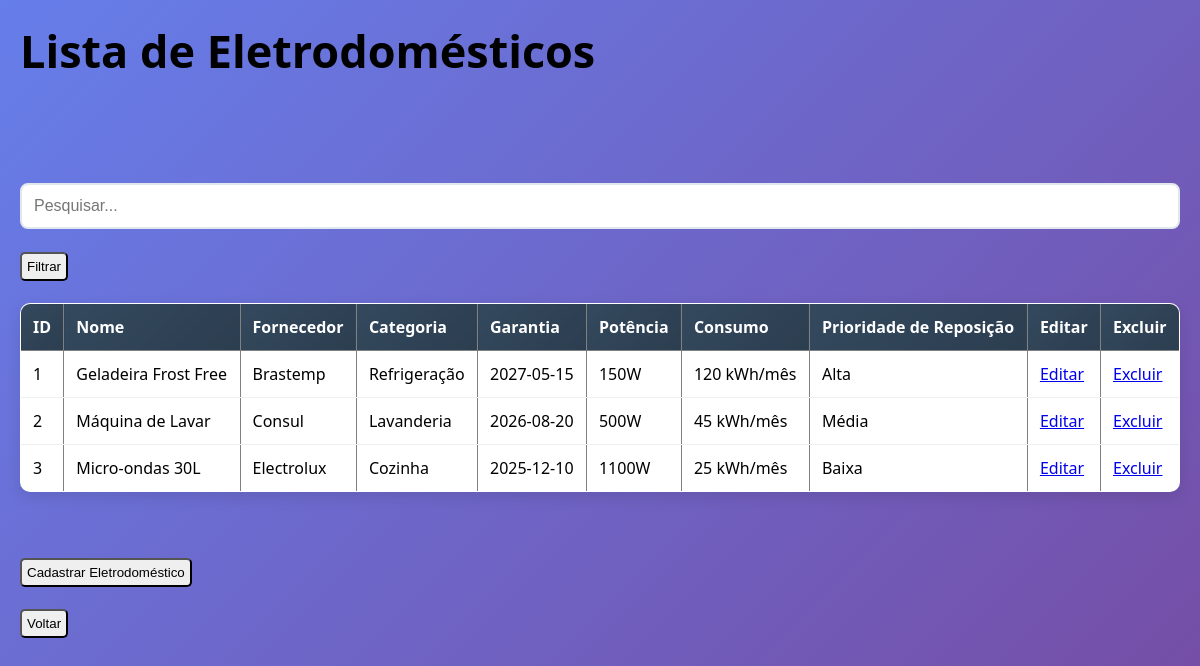
The app's page /view/listar_eletros.php (signed in) with its own data.
### tables this page shows
CREATE TABLE ELETRODOMESTICO (
    ELETRO_ID INTEGER AUTO_INCREMENT PRIMARY KEY,
    ELETRO_NOME VARCHAR(200),
    ELETRO_FORNECEDOR VARCHAR(200),
    ELETRO_CATEGORIA VARCHAR(200),
    ELETRO_POTENCIA VARCHAR(200),
    ELETRO_GARANTIA DATE,
    ELETRO_PRIORIDADE_REPOSICAO VARCHAR(200),
    ELETRO_CONSUMO VARCHAR(200),
    FK_USU_ID INTEGER 
);

### model/model_eletrodomestico.php (called while the page is built, shortened)
<?php
    class Eletrodomestico{
        public function listar_eletros() {
            $conn = Database::getConnection();
            $sql = "SELECT      E.ELETRO_ID,
                                E.ELETRO_NOME,
                                E.ELETRO_FORNECEDOR,
                                E.ELETRO_CATEGORIA,
                                E.ELETRO_GARANTIA,
                                E.ELETRO_POTENCIA,
                                E.ELETRO_CONSUMO,
                                E.ELETRO_PRIORIDADE_REPOSICAO,
                                ES.ESTQ_QUANTIDADE,
                                U.USU_NOME,
                                U.USU_EMAIL
                    FROM        ELETRODOMESTICO E
                    left JOIN        USUARIO U ON E.FK_USU_ID = U.USU_ID
                    left JOIN        ESTOQUE ES ON E.ELETRO_ID = ES.FK_ELETRO_ID
                    ORDER BY    E.ELETRO_NOME";
            $result = $conn->query($sql);
            return $result->fetch_all(MYSQLI_ASSOC);
        }
    }
?>

### view/listar_eletros.php (the view, shortened to what this page needs)
<?php
require_once "./../controller/controller_eletrodomestico.php";
$eletro = new Eletrodomestico();
if (isset($_POST['botao_pesquisar'])) {
    $resultados = $eletro->filtrar_eletro($_POST['pesquisar']);
}
else {
    $resultados = $eletro->listar_eletros();
}
?>
<!DOCTYPE html>
<html lang="pt-br">
    <head>
        <link rel="stylesheet" href="./../css/styles.css">
        <link rel="stylesheet" href="./../css/styles.css">
    </head>
    <body>
        <h1>Lista de Eletrodomésticos</h1>
        <br/>
        <br/>
        <form method="POST">
            <input type="search" id="pesquisar" name="pesquisar" placeholder="Pesquisar...">
            <input type="submit" id="botao_pesquisar" name="botao_pesquisar" value="Filtrar">
        </form>
        <br>
        <table border="1">
            <tr>
                <th>ID</th>
                <th>Nome</th>
                <th>Fornecedor</th>
                <th>Categoria</th>
                <th>Garantia</th>
                <th>Potência</th>
                <th>Consumo </th>
                <th>Prioridade de Reposição</th>
                <th>Editar</th>
                <th>Excluir</th>
            </tr>
            <?php
                if(count($resultados) > 0){
                    foreach($resultados as $r){
                        echo "<tr>";
                        echo "<td>".$r["ELETRO_ID"]."</td>";
                        echo "<td>".$r["ELETRO_NOME"]."</td>";
                        echo "<td>".$r["ELETRO_FORNECEDOR"]."</td>";
                        echo "<td>".$r["ELETRO_CATEGORIA"]."</td>";
                        echo "<td>".$r["ELETRO_GARANTIA"]."</td>";
                        echo "<td>".$r["ELETRO_POTENCIA"]."</td>";
                        echo "<td>".$r["ELETRO_CONSUMO"]."</td>";
                        echo "<td>".$r["ELETRO_PRIORIDADE_REPOSICAO"]."</td>";
                        echo "<td><a href='editar_eletro.php?acao=editar_eletro&id=".$r["ELETRO_ID"]."'>Editar</a></td>";
                        echo "<td><a href='./../controller/controller_eletrodomestico.php?acao=excluir_eletro&id=".$r["ELETRO_ID"]."'>Excluir</a></td>";
                        echo "</tr>";
                    }
                }
                else{
                    echo "<tr>";
                    echo "<th colspan='6'>Nenhum eletrodoméstico cadastrado!</th>";
                    echo "</tr>";
                }
            ?>
        </table>
        <br/><br/>
        <br>
        <a href="cadastrar_eletro.php"><button>Cadastrar Eletrodoméstico</button></a>
        <br>
        <br>
        <a href="inicial.php"><button>Voltar</button></a>
    </body>
</html>

### css/styles.css (style rules this page uses)
* { margin: 0; padding: 0; box-sizing: border-box; }
body { font-family: 'Segoe UI', Tahoma, Geneva, Verdana, sans-serif; background: linear-gradient(135deg, #667eea 0%, #764ba2 100%); min-height: 100vh; padding: 20px; }
input[type="text"], input[type="email"], input[type="password"], input[type="date"], input[type="number"], input[type="search"], select { width: 100%; padding: 12px; border: 2px solid #e1e8ed; border-radius: 8px; font-size: 16px; transition: border-color 0.3s; }
table { width: 100%; border-collapse: collapse; background: white; border-radius: 10px; overflow: hidden; box-shadow: 0 5px 15px rgba(0,0,0,0.1); }
th { background: linear-gradient(135deg, #34495e, #2c3e50); color: white; padding: 15px; text-align: left; font-weight: 600; }
h1 { margin-bottom: 5%; font-size: 45px; }
#botao_pesquisar { padding:5px; border-radius: 5px; margin-top: 2%; }
td { padding: 12px 15px; border-bottom: 1px solid #ecf0f1; }
button { padding: 5px; border-radius: 5px; }
input { padding: 5px; border-radius: 5px; }
tr:last-child td { border-bottom: none; }

### view/listar_eletros.php (style rules this page uses)
table { border-collapse:collapse; }
tr, td, th { padding: 12px; }

### records on screen
eletrodomestico: ELETRO_ID "1", ELETRO_NOME "Geladeira Frost Free", ELETRO_FORNECEDOR "Brastemp", ELETRO_CATEGORIA "Refrigeração", ELETRO_GARANTIA "2027-05-15", ELETRO_POTENCIA "150W", ELETRO_CONSUMO "120 kWh/mês", ELETRO_PRIORIDADE_REPOSICAO "Alta"
eletrodomestico: ELETRO_ID "2", ELETRO_NOME "Máquina de Lavar", ELETRO_FORNECEDOR "Consul", ELETRO_CATEGORIA "Lavanderia", ELETRO_GARANTIA "2026-08-20", ELETRO_POTENCIA "500W", ELETRO_CONSUMO "45 kWh/mês", ELETRO_PRIORIDADE_REPOSICAO "Média"
eletrodomestico: ELETRO_ID "3", ELETRO_NOME "Micro-ondas 30L", ELETRO_FORNECEDOR "Electrolux", ELETRO_CATEGORIA "Cozinha", ELETRO_GARANTIA "2025-12-10", ELETRO_POTENCIA "1100W", ELETRO_CONSUMO "25 kWh/mês", ELETRO_PRIORIDADE_REPOSICAO "Baixa"
